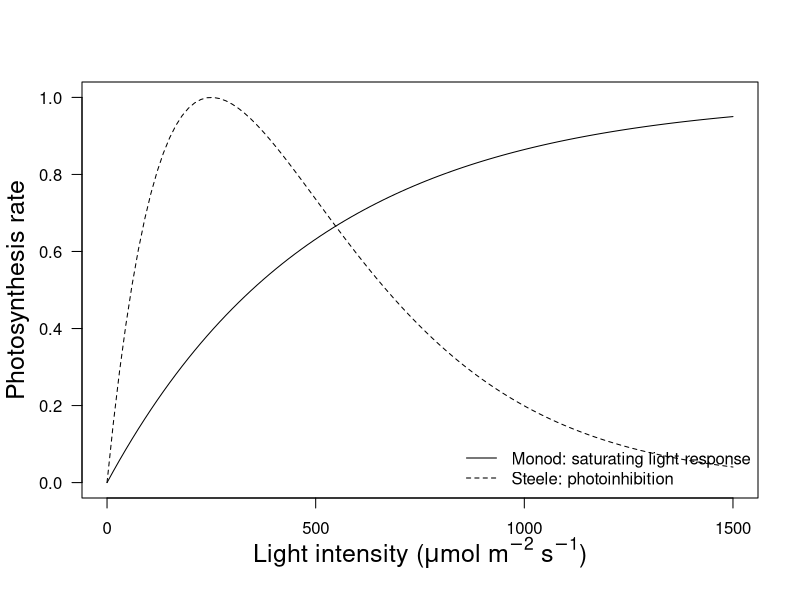
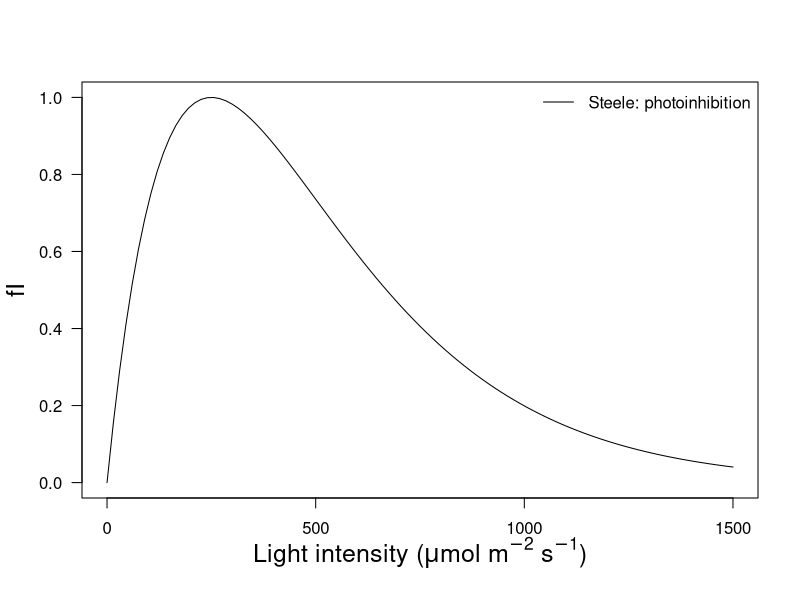
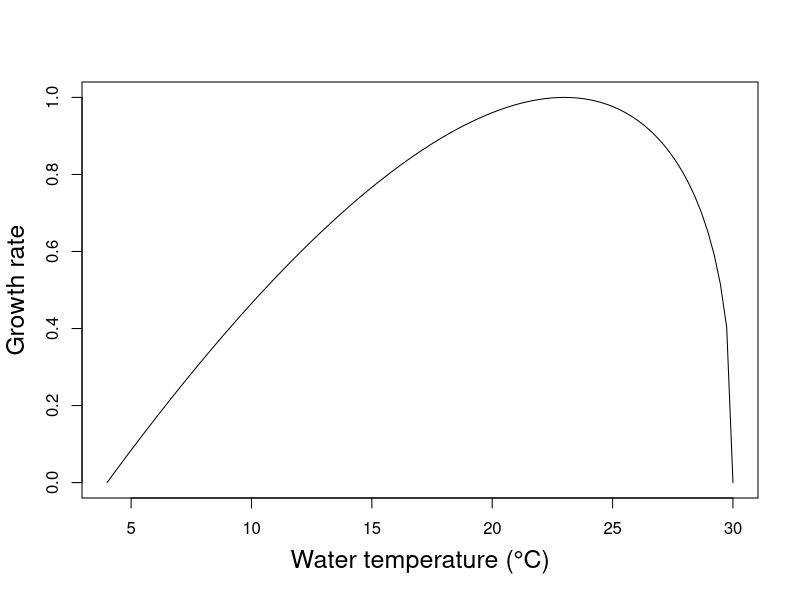
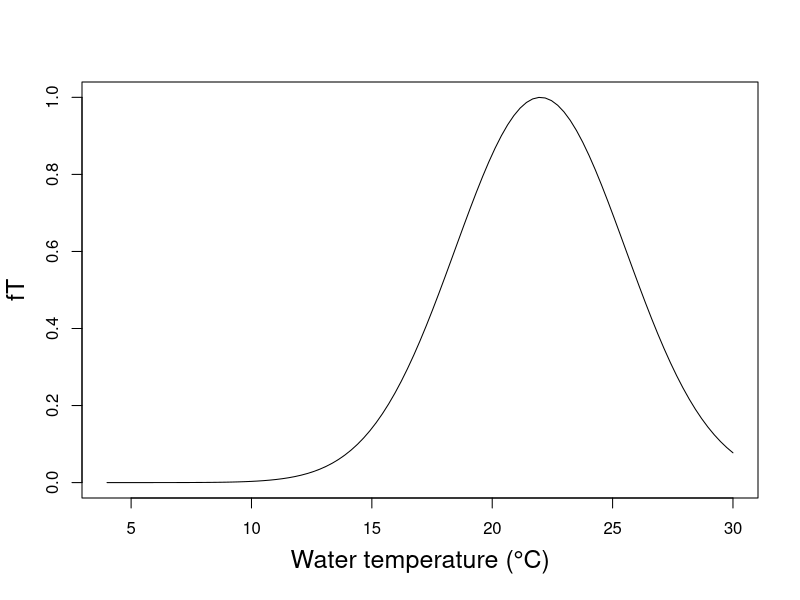
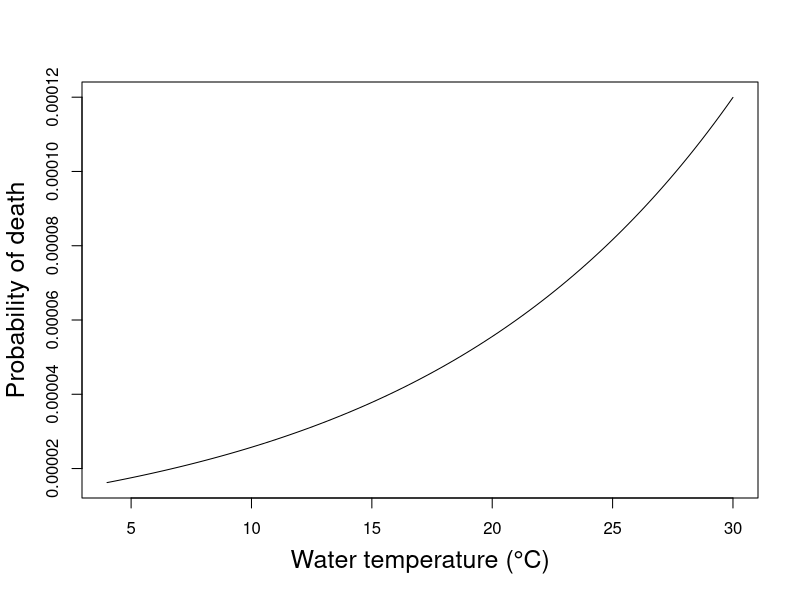
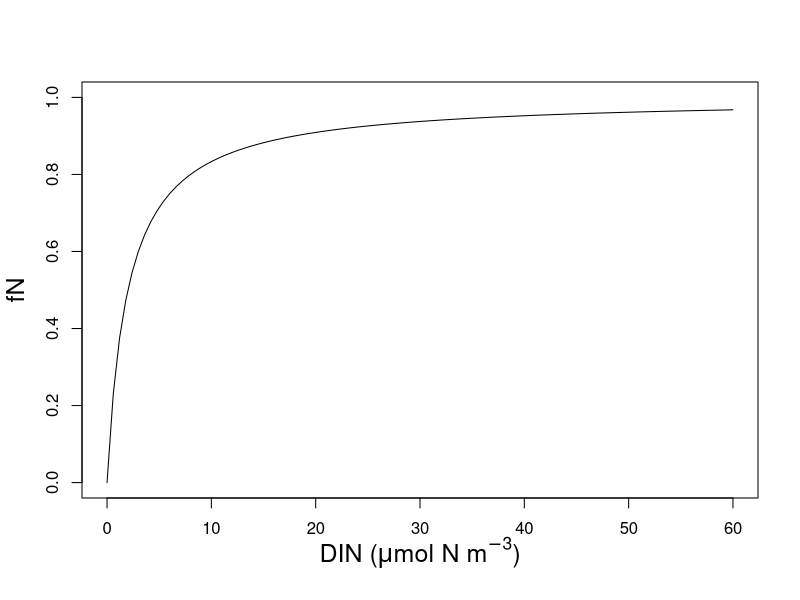
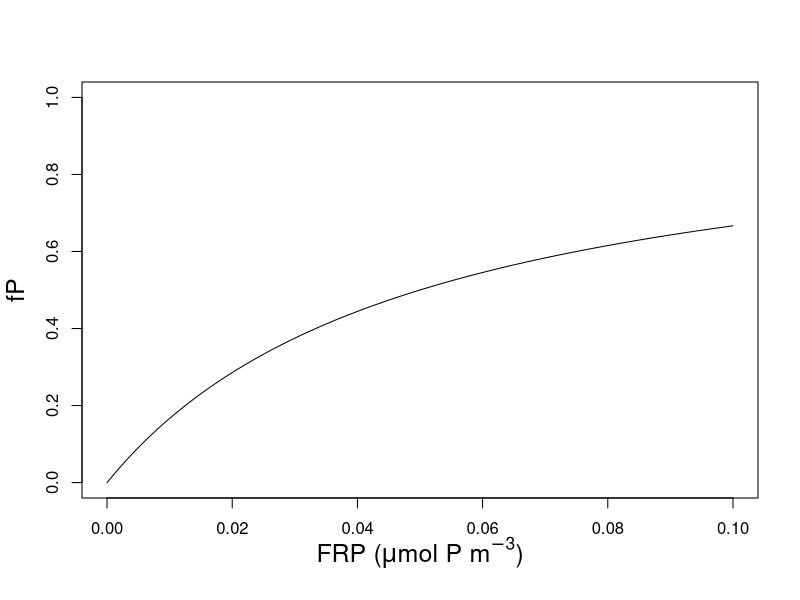

Write R code to recreate these figures, in order.

f <- function(par, I_K){
  y = 1 - exp(-(par/I_K))
}
I_K = 500

f1 <- function(par, I_S){
  y = (par/I_S) * exp(1 - (par/I_S))
}
I_S = 250

jpeg("./HABs-ABM/light_eqs_EFI.jpeg", res = 300, width = 5, height = 3.5, units = "in")
par(cex.lab = 1.5, mgp = c(2.7,1,0))
curve(f(x,I_K = I_K),from=0, to=1500,ylab='Photosynthesis rate',xlab = expression(paste("Light intensity"," (",mu,"mol ",m^-2," ",s^-1,")")),ylim = c(0,1), yaxt="n")
axis(2, las = 2)
curve(f1(x,I_S = I_S),from=0, to=1500, add = TRUE, lty = 2)
legend("bottomright", lty = c(1,2), legend = c("Monod: saturating light response","Steele: photoinhibition"),bty = "n")
dev.off()

jpeg("./plot_output/light_eq.jpeg", res = 300, width = 5, height = 3.5, units = "in")
par(cex.lab = 1.5, mgp = c(2.7,1,0))
curve(f1(x,I_S = I_S),from=0, to=1500,ylab='fI',xlab = expression(paste("Light intensity"," (",mu,"mol ",m^-2," ",s^-1,")")),ylim = c(0,1), yaxt="n")
axis(2, las = 2)
legend("topright", lty = c(1), legend = c("Steele: photoinhibition"),bty = "n")
dev.off()

f2 <- function(x,Tmin,Topt,Tmax){
  y = ((x - Tmin) / (Topt - Tmin)) *((Tmax - x) / (Tmax - Topt)) ^((Tmax - Topt) / (Topt - Tmin))
}
Tmin = 4
Topt = 23
Tmax = 30

jpeg("./plot_output/temp_eq_EFI.jpeg", res = 300, width = 5, height = 3.5, units = "in")
par(cex.lab = 1.5, mgp = c(2.7,1,0))
curve(f2(x,Tmin=Tmin,Topt=Topt,Tmax=Tmax),from=4, to=30,ylab='Growth rate',xlab = 'Water temperature (°C)')
dev.off()

f3 <- function(x, T_0, q){
  y = exp(-( (x - T_0) / q )^2)
}
T_0 = 22
q = 5

jpeg("./plot_output/temp_eq_Hellweger.jpeg", res = 300, width = 5, height = 3.5, units = "in")
par(cex.lab = 1.5, mgp = c(2.7,1,0))
curve(f3(x,T_0 = T_0, q = q),from=4, to=30,ylab='fT',xlab = 'Water temperature (°C)')
dev.off()

f4 <- function(x, R_resp, theta_resp){
  y = R_resp*theta_resp^(x-20)
}
R_resp = 0.08/1440
theta_resp = 1.08

jpeg("./plot_output/resp_eq.jpeg", res = 300, width = 5, height = 3.5, units = "in")
par(cex.lab = 1.5, mgp = c(2.7,1,0))
curve(f4(x,R_resp = R_resp, theta_resp = theta_resp),from=4, to=30,ylab='Probability of death',xlab = 'Water temperature (°C)')
dev.off()

f5 <- function(DIN, N_0, K_N){
  y = (DIN - N_0) / (DIN - N_0 + K_N)
}
K_N = 2
N_0 = 0

jpeg("./plot_output/DIN_eq.jpeg", res = 300, width = 5, height = 3.5, units = "in")
par(cex.lab = 1.5, mgp = c(2.7,1,0))
curve(f5(x, N_0 = N_0, K_N = K_N),from=0, to=60,ylab='fN',xlab = expression(paste("DIN"," (",mu,"mol N ",m^-3,")")),ylim = c(0,1))
dev.off()

f6 <- function(FRP, P_0, K_P){
  y = (FRP - P_0) / (FRP - P_0 + K_P)
}
K_P = 0.05
P_0 = 0

jpeg("./plot_output/FRP_eq.jpeg", res = 300, width = 5, height = 3.5, units = "in")
par(cex.lab = 1.5, mgp = c(2.7,1,0))
curve(f6(x, P_0 = P_0, K_P = K_P),from=0, to=0.1,ylab='fP',xlab = expression(paste("FRP"," (",mu,"mol P ",m^-3,")")),ylim = c(0,1))
dev.off()






